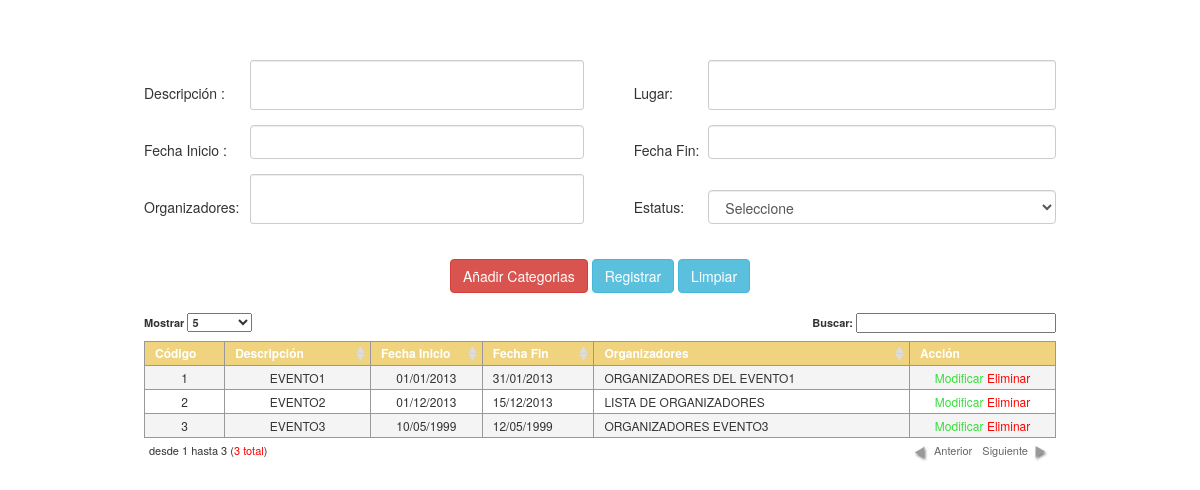
Screenshot of /vista/eventos.php with the database file from the repository.
### tables this page shows
CREATE TABLE `eventos` (
  `num_registro` int(11) NOT NULL AUTO_INCREMENT,
  `descripcion` text NOT NULL,
  `lugar` text NOT NULL,
  `fecha_inicio` date NOT NULL,
  `fecha_fin` date NOT NULL,
  `organizadores` text NOT NULL,
  `id_estatus` int(11) NOT NULL,
  PRIMARY KEY (`num_registro`)
);

### modelo/Conexion.php (called while the page is built, shortened)
<?php
class Conexion
{
    private static $_server   = 'localhost';
    private static $_user     = 'root';
    private static $_password = '123456';
    protected $bd             = 'wushu';
    private function _abrir_conn() {
        $this->_conn = new mysqli(self::$_server, self::$_user, self::$_password, $this->bd);
        if ((int) $this->_conn->connect_errno == 0) {
            $this->_state_conn = TRUE;
            $this->_conn->set_charset('utf8');
            return $this->_conn;
        }
    }
    public function _query($sql) {
        if ($this->_state_conn === TRUE) {
            $resultado = $this->_conn->query($sql);
            if($resultado){
                return $resultado;
            }else{
                return FALSE;
            }
        }
    }
    public function RetornarRegistros($sql) {
        $result = $this->_query($sql);
        if ($this->_state_conn === TRUE) {
             $count = $result->num_rows;
            if($count > 0){
            while ($row =$result->fetch_array()) {
                $rows[] = $row;
            }
            return $rows;
            }else{
                return FALSE;
            }
        }
    }
}

### vista/eventos.php (the view, shortened to what this page needs)
<?php
require_once '../modelo/Conexion.php';
$obj_conexion = new Conexion();
$sql       = "SELECT id_estatus, estatus_evento FROM estatus_evento";
$resultado = $obj_conexion->RetornarRegistros($sql);
?>
<!DOCTYPE html>
<html>
    <head>
        <link href="../css/bootstrap.css" rel="stylesheet" media="screen"/>
        <link href="../css/bootstrap.css" rel="stylesheet" media="screen"/>
        <link href="../css/estilos.css" rel="stylesheet" media="screen"/>
        <link href="../css/jquery.dataTables.css" rel="stylesheet" media="screen"/>
        <link href="../css/datepicker.css" rel="stylesheet" media="screen"/>
    </head>
    <body>
        <div style="margin-top: 5%;position: relative;display: block">
            <form id="frmeventos">
                <table width="912" border="0" align="center">
                    <tr>
                        <td width="86">Descripci&oacute;n :</td>
                        <td width="332">
                            <div id="div_desc" class="form-group">
                                <textarea style="height: 50px; resize: none !important; background-color: #ffffff;"  name="descripcion" rows="2"  class="form-control input-sm"  id="descripcion"></textarea>
                            </div>
                        </td>
                        <td width="125"><span style="margin-left: 50px;">Lugar:</span></td>
                        <td width="351">
                            <div id="div_desc" class="form-group">
                                <textarea style="height: 50px; resize: none !important; background-color: #ffffff;"  name="lugar" rows="2"  class="form-control input-sm"  id="lugar"></textarea>
                            </div>
                        </td>
                    </tr>
                    <tr>
                        <td width="106">Fecha Inicio :</td>
                        <td width="337">
                            <div class="form-group">
                                <input type="text" style="background-color: #ffffff" readonly class="form-control" id="fecha_inicio" name="fecha_inicio" value="" />
                            </div>
                        </td>
                        <td width="119"><span style="margin-left: 50px;">Fecha Fin:</span></td>
                        <td>
                            <div class="form-group">
                                <input type="text" style="background-color: #ffffff" readonly class="form-control" id="fecha_fin" name="fecha_fin" value="" />
                            </div>
                        </td>
                    </tr>
                    <tr>
                        <td width="86">Organizadores:</td>
                        <td width="332">
                            <div id="div_desc" class="form-group">
                                <textarea style="height: 50px; resize: none !important; background-color: #ffffff;"  name="organizadores" rows="2"  class="form-control input-sm"  id="organizadores"></textarea>
                            </div>
                        </td>
                        <td><span style="margin-left: 50px;">Estatus:</span></td>
                        <td>
                            <select name="estatus" class="form-control" id="estatus">
                                <option value="0">Seleccione</option>
                            </select>
                        </td>
                    </tr>
                    <tr>
                        <td colspan="4">&nbsp;</td>
                    </tr>
                    <tr>
                        <td colspan="4" align="center">
                            <button type="button" id="add_cat" class="btn btn-danger">Añadir Categorias</button>
                            <button type="button" id="ingresar" class="btn btn-info">Registrar</button>
                            <button type="button" id="limpiar" class="btn btn-info">Limpiar</button>
                        </td>
                    </tr>
                    <tr>
                        <td colspan="4" align="center">&nbsp;</td>
                    </tr>
                    <tr>
                        <td colspan="4" align="center">
                            <table border="0" id="tbl_evento" class="dataTable">
                                <thead>
                                    <tr>
                                        <th>C&oacute;digo</th>
                                        <th>Descripci&oacute;n</th>
                                        <th>Fecha Inicio</th>
                                        <th>Fecha Fin</th>
                                        <th>Organizadores</th>
                                        <th>Acci&oacute;n</th>
                                    </tr>
                                </thead>
                                <tbody>
                                    <?php
                                    $sql        = "SELECT
                                                        e.num_registro,
                                                        e.descripcion,
                                                        DATE_FORMAT(e.fecha_inicio,'%d/%m/%Y') AS fecha_inicio,
                                                        DATE_FORMAT(e.fecha_fin, '%d/%m/%Y') AS fecha_fin,
                                                        e.organizadores,
                                                        ev.estatus_evento AS estatus
                                                      FROM eventos e
                                                      INNER JOIN estatus_evento AS ev ON e.id_estatus = ev.id_estatus";
                                    $resgistros = $obj_conexion->RetornarRegistros($sql);
                                    $es_array = is_array($resgistros) ? TRUE : FALSE;
                                    if ($es_array == TRUE) {
                                        for ($i = 0; $i < count($resgistros); $i++) {
                                            ?>
                                            <tr>
                                                <td><?php echo $resgistros[$i]['num_registro'] ?></td>
                                                <td><?php echo $resgistros[$i]['descripcion'] ?></td>
                                                <td><?php echo $resgistros[$i]['fecha_inicio'] ?></td>
                                                <td><?php echo $resgistros[$i]['fecha_fin'] ?></td>
                                                <td><?php echo $resgistros[$i]['organizadores'] ?></td>
                                                <td>
                                                    <span class="accion modificar">Modificar</span>
                                                    <span class="accion eliminar">Eliminar</span>
                                                </td>
                                            </tr>
                                            <?php
                                        }
                                    }
                                    ?>
                                </tbody>
                            </table>
                        </td>
                    </tr>
                    <tr>
                        <td colspan="4" align="center">&nbsp;</td>
                    </tr>
                </table>
            </form>
        </div>
    </body>
</html>

### css/estilos.css (style rules this page uses)
.modificar { color :#37df3c }
.eliminar { color :#FF0000; }
.accion { cursor: pointer; }

### vista/eventos.php (style rules this page uses)
body { background-color: transparent; }

### rows the page displays
eventos: num_registro "1", descripcion "EVENTO1", fecha_inicio "01/01/2013", fecha_fin "31/01/2013", organizadores "ORGANIZADORES DEL EVENTO1"
eventos: num_registro "2", descripcion "EVENTO2", fecha_inicio "01/12/2013", fecha_fin "15/12/2013", organizadores "LISTA DE ORGANIZADORES"
eventos: num_registro "3", descripcion "EVENTO3", fecha_inicio "10/05/1999", fecha_fin "12/05/1999", organizadores "ORGANIZADORES EVENTO3"
